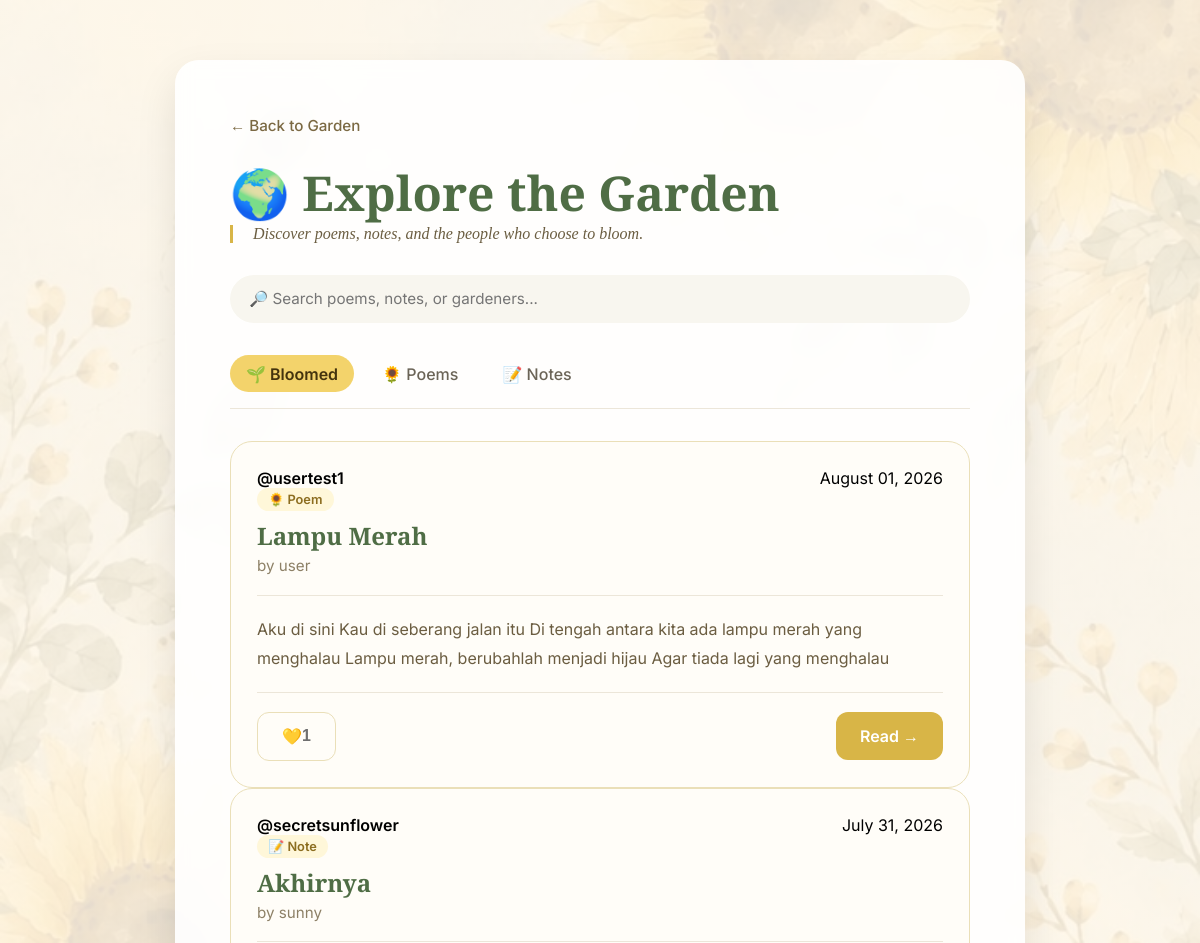
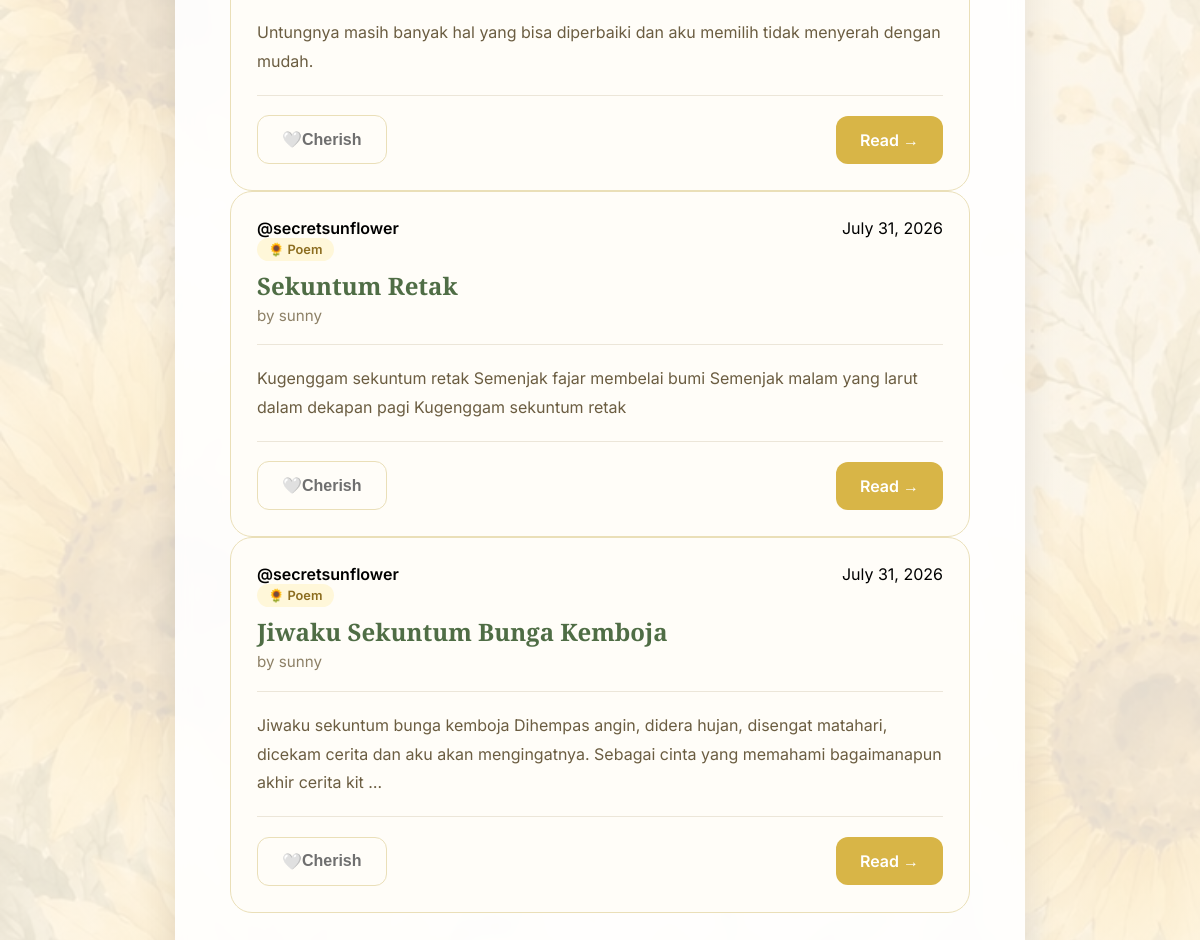
The page /explore/ (signed in) on the database its author committed (2 pictures, top to bottom).
### app/models.py (models this page shows, shortened)
class Poem(db.Model):
    __tablename__ = "poems"
    id = db.Column(
        db.Integer,
        primary_key=True,
    )
    title = db.Column(
        db.String(150),
        nullable=False,
    )
    content = db.Column(
        db.Text,
        nullable=False,
    )
    is_public = db.Column(
        db.Boolean,
        default=False,
        nullable=False,
    )
    created_at = db.Column(
        db.DateTime,
        default=datetime.utcnow,
        nullable=False,
    )
    updated_at = db.Column(
        db.DateTime,
        default=datetime.utcnow,
        onupdate=datetime.utcnow,
        nullable=False,
    )
    user_id = db.Column(
        db.Integer,
        db.ForeignKey("users.id"),
        nullable=False,
    )
    author = db.relationship(
        "User",
        back_populates="poems",
    )
    cherishes = db.relationship(
    "Cherish",
    back_populates="poem",
    cascade="all, delete-orphan",
)

class User(UserMixin, db.Model):
    __tablename__ = "users"
    id = db.Column(
        db.Integer,
        primary_key=True,
    )
    username = db.Column(
        db.String(50),
        unique=True,
        nullable=False,
    )
    display_name = db.Column(
        db.String(100),
        nullable=False,
    )
    email = db.Column(
        db.String(120),
        unique=True,
        nullable=False,
    )
    password_hash = db.Column(
        db.String(255),
        nullable=False,
    )
    created_at = db.Column(
        db.DateTime,
        default=datetime.utcnow,
        nullable=False,
    )
    bio = db.Column(
        db.String(250),
        nullable=True,
    )
    poems = db.relationship(
        "Poem",
        back_populates="author",
        cascade="all, delete-orphan",
        lazy=True,
    )
    notes = db.relationship(
        "Note",
        back_populates="author",
        cascade="all, delete-orphan",
        lazy=True,
    )
    cherishes = db.relationship(
    "Cherish",
    back_populates="user",
    cascade="all, delete-orphan",
)

class Note(db.Model):
    __tablename__ = "notes"
    id = db.Column(
        db.Integer,
        primary_key=True,
    )
    title = db.Column(
        db.String(150),
        nullable=False,
    )
    content = db.Column(
        db.Text,
        nullable=False,
    )
    is_public = db.Column(
        db.Boolean,
        default=False,
        nullable=False,
    )
    created_at = db.Column(
        db.DateTime,
        default=datetime.utcnow,
        nullable=False,
    )
    updated_at = db.Column(
        db.DateTime,
        default=datetime.utcnow,
        onupdate=datetime.utcnow,
        nullable=False,
    )
    user_id = db.Column(
        db.Integer,
        db.ForeignKey("users.id"),
        nullable=False,
    )
    author = db.relationship(
        "User",
        back_populates="notes",
    )
    cherishes = db.relationship(
    "Cherish",
    back_populates="note",
    cascade="all, delete-orphan",
)

### app/explore/routes.py (the view, shortened to what this page needs)
@explore.route("/")
@login_required
def home():
    active_tab = request.args.get(
        "tab",
        "bloomed",
    )
    search_query = request.args.get(
        "q",
        "",
    ).strip()
    users = []
    poem_query = Poem.query.filter_by(
        is_public=True,
    )
    poems = (
        poem_query
        .order_by(
            Poem.created_at.desc(),
        )
        .all()
    )
    note_query = Note.query.filter_by(
        is_public=True,
    )
    notes = (
        note_query
        .order_by(
            Note.created_at.desc(),
        )
        .all()
    )
    if active_tab == "poems":
        feed = poems
    elif active_tab == "notes":
        feed = notes
    else:
        feed = sorted(
            poems + notes,
            key=lambda item: item.created_at,
            reverse=True,
        )
    for item in feed:
        item.is_cherished = any(
            cherish.user_id == current_user.id
            for cherish in item.cherishes
        )
    return render_template(
        "explore/home.html",
        active_tab=active_tab,
        feed=feed,
        search_query=search_query,
        users=users,
    )

### app/templates/explore/home.html (shortened to what this page needs)
<!DOCTYPE html>
<html lang="en">
<head>
    <link rel="stylesheet"
          href="{{ url_for('static', filename='css/poem.css') }}">
</head>
<body>
<main class="container">
    <div class="card poems-overview">
        <a href="{{ url_for('garden.home') }}"
           class="back-link">
            ← Back to Garden
        </a>
        <h1>
            🌍 Explore the Garden
        </h1>
        <p class="intro">
            Discover poems, notes, and the people who choose to bloom.
        </p>
        <div class="explore-search">
            <form
            action="{{ url_for('explore.home') }}"
            method="GET">
            <input
                type="search"
                name="q"
                value="{{ search_query }}"
                placeholder="🔎 Search poems, notes, or gardeners...">
            </form>
        </div>
        <nav class="explore-tabs">
            <a href="{{ url_for('explore.home', tab='bloomed') }}"
               class="{% if active_tab == 'bloomed' %}active{% endif %}">
                🌱 Bloomed
            </a>
            <a href="{{ url_for('explore.home', tab='poems') }}"
               class="{% if active_tab == 'poems' %}active{% endif %}">
                🌻 Poems
            </a>
            <a href="{{ url_for('explore.home', tab='notes') }}"
               class="{% if active_tab == 'notes' %}active{% endif %}">
                📝 Notes
            </a>
        </nav>
        <section class="explore-feed">
            {% if feed %}
                {% for item in feed %}
<article
    id="item-{{ item.__class__.__name__ }}-{{ item.id }}"
    class="poem-card">
    <div class="poem-card-header">
        <div>
            <a href="{{ url_for(
                'profile.public_profile',
                username=item.author.username
            ) }}"
            class="feed-username">
                @{{ item.author.username }}
            </a>
        </div>
        <time datetime="{{ item.created_at.isoformat() }}">
            {{ item.created_at.strftime('%B %d, %Y') }}
        </time>
    </div>
    <div class="content-type">
        {% if item.__class__.__name__ == "Poem" %}
            🌻 Poem
        {% else %}
            📝 Note
        {% endif %}
    </div>
    <h2>
        {{ item.title }}
    </h2>
    <p class="author">
        by {{ item.author.display_name }}
    </p>
    <div class="community-divider"></div>
    <p class="poem-preview">
        {{ item.content[:180] }}
        {% if item.content|length > 180 %}
            …
        {% endif %}
    </p>
    <div class="community-divider"></div>
<div class="community-footer">
    {% if item.__class__.__name__ == "Poem" %}
        <form
            class="cherish-form"
            action="{{ url_for(
                'cherish.cherish_poem',
                poem_id=item.id
            ) }}"
            method="POST"
            style="display:inline;">
    <button
    type="submit"
    class="button secondary cherish-button">
    <span class="cherish-icon">
        {% if item.is_cherished %}
            💛
        {% else %}
            🤍
        {% endif %}
    </span>
    <span class="cherish-text">
        {% if item.cherishes|length == 0 %}
            Cherish
        {% else %}
            {{ item.cherishes|length }}
        {% endif %}
    </span>
</button>
    </form>
    {% else %}
                    <form
            class="cherish-form"
            action="{{ url_for(
                'cherish.cherish_note',
                note_id=item.id
            ) }}"
            method="POST"
            style="display:inline;">
    <button
    type="submit"
    class="button secondary cherish-button">
    <span class="cherish-icon">
        {% if item.is_cherished %}
            💛
        {% else %}
            🤍
        {% endif %}
    </span>
    <span class="cherish-text">
        {% if item.cherishes|length == 0 %}
            Cherish
        {% else %}
            {{ item.cherishes|length }}
        {% endif %}
    </span>
</button>
        </form>
    {% endif %}
    {% if item.__class__.__name__ == "Poem" %}
        <a href="{{ url_for(
    'poem.view_poem',
    poem_id=item.id,
    from_page='explore',
    anchor='item-' ~ item.__class__.__name__ ~ '-' ~ item.id
    ) }}"
    class="button">
    Read →
    </a>
    {% else %}
        <a href="{{ url_for(
    'note.view_note',
    note_id=item.id,
    from_page='explore',
    anchor='item-' ~ item.__class__.__name__ ~ '-' ~ item.id
) }}"
class="button">
    Read →
</a>
    {% endif %}
</div>
</article>
{% endfor %}
            {% else %}
                <p class="empty-state">
                    Nothing has bloomed yet.
                    <br><br>
                    Be the first gardener to share something beautiful.
                </p>
            {% endif %}
        </section>
    </div>
</main>
</body>
</html>

### app/static/css/poem.css (style rules this page uses)
* { margin:0; padding:0; box-sizing:border-box; }
body { font-family:"Inter",sans-serif; background: linear-gradient( rgba(255,248,235,.88), rgba(255,248,235,.88) ), url("../img/andbees.jfif"); background-size:cover; background-position:center; background-attachment:fixed; min-height:100vh; display:flex; justify-content:center; align-items:center; padding:60px 20px; }
.container { width:100%; max-width:850px; }
.card { background:rgba(255,255,255,.90); backdrop-filter:blur(8px); border-radius:24px; padding:55px; box-shadow: 0 18px 40px rgba(0,0,0,.10); }
.back-link { text-decoration:none; color:#7b6943; font-size:.95rem; font-weight:500; transition:.25s; }
h1 { margin-top:25px; font-family:"Cormorant Garamond",serif; font-size:3rem; color:#4f6d45; }
form { display:flex; flex-direction:column; gap:18px; }
.intro { border-left:3px solid #d8b547; padding-left:20px; font-family:"Lora", serif; font-size:1rem; font-style:italic; color:#6b5d41; }
input, textarea { width:100%; border:none; outline:none; background:#fffdf8; border:1px solid #eadfb8; border-radius:14px; padding:16px 18px; font-size:1rem; transition:.25s; font-family:"Inter",sans-serif; }
button { border:none; cursor:pointer; border-radius:12px; padding:14px 28px; font-size:1rem; font-weight:600; color:white; background:#d8b547; transition:.3s; }
.poem-card, .poem-detail, .poem-confirm { background:#fffdf8; border:1px solid #eadfb8; border-radius:22px; padding:26px; }
.poem-card-header { display:flex; justify-content:space-between; align-items:flex-start; gap:16px; flex-wrap:wrap; }
.poem-card h2, .poem-detail h1, .poem-confirm h1 { font-family:"Cormorant Garamond",serif; color:#4f6d45; margin:0; }
.poem-preview, .poem-date, .poem-content, .confirm-details p { color:#6b5d41; line-height:1.8; }
.poem-preview { margin:18px 0; font-size:1rem; }
.button { display:inline-flex; align-items:center; justify-content:center; padding:14px 24px; border-radius:12px; background:#d8b547; color:#fff; text-decoration:none; font-weight:600; }
.button.secondary, .cancel { background:transparent; color:#6f6f6f; border:1px solid #eadfb8; }
.author { color:#8d8066; font-size:.95rem; margin-top:4px; }
.explore-search { margin:2rem 0; }
.explore-search input { width:100%; padding:0.9rem 1.2rem; border:none; border-radius:999px; background:#f8f6ef; font-size:0.95rem; font-family:inherit; outline:none; transition:.25s; }
.explore-tabs { display:flex; gap:0.75rem; margin-bottom:2rem; border-bottom:1px solid #ece6d9; padding-bottom:1rem; }
.explore-tabs a { text-decoration:none; color:#6b6457; padding:0.55rem 1rem; border-radius:999px; transition:.25s; font-weight:500; }
.explore-tabs a.active { background:#f3d36b; color:#43330d; font-weight:600; }
.content-type { display:inline-block; margin-bottom:.5rem; font-size:.8rem; font-weight:600; color:#8c6d1f; background:#fff7d9; padding:.25rem .7rem; border-radius:999px; }
.community-divider { border-top:1px solid #ece6d9; margin:1.2rem 0; }
.community-footer { display:flex; justify-content:space-between; align-items:center; }
.feed-username { color: inherit; text-decoration: none; font-weight: 600; }
.cherish-button { transition: all 0.2s ease; }

### rows shown on the page
Poem: author.username "usertest1", created_at "August 01, 2026", shows "🌻 Poem", title "Lampu Merah", author.display_name "user", content "Aku di sini Kau di seberang jalan itu Di tengah antara kita ada lampu merah yang menghalau Lampu merah, berubahlah menjadi hijau Agar tiada lagi yang menghalau", cherishes|length "1"
Note: author.username "secretsunflower", created_at "July 31, 2026", shows "📝 Note", title "Akhirnya", author.display_name "sunny", content "Untungnya masih banyak hal yang bisa diperbaiki dan aku memilih tidak menyerah dengan mudah.", shows "Cherish"
Poem: author.username "secretsunflower", created_at "July 31, 2026", shows "🌻 Poem", title "Sekuntum Retak", author.display_name "sunny", content "Kugenggam sekuntum retak Semenjak fajar membelai bumi Semenjak malam yang larut dalam dekapan pagi Kugenggam sekuntum retak", shows "Cherish"
Poem: author.username "secretsunflower", created_at "July 31, 2026", shows "🌻 Poem", title "Jiwaku Sekuntum Bunga Kemboja", author.display_name "sunny", content "Jiwaku sekuntum bunga kemboja Dihempas angin, didera hujan, disengat matahari, dicekam cerita dan aku akan mengingatnya. Sebagai cinta yang memahami bagaimanapun akhir cerita kit", shows "Cherish"
